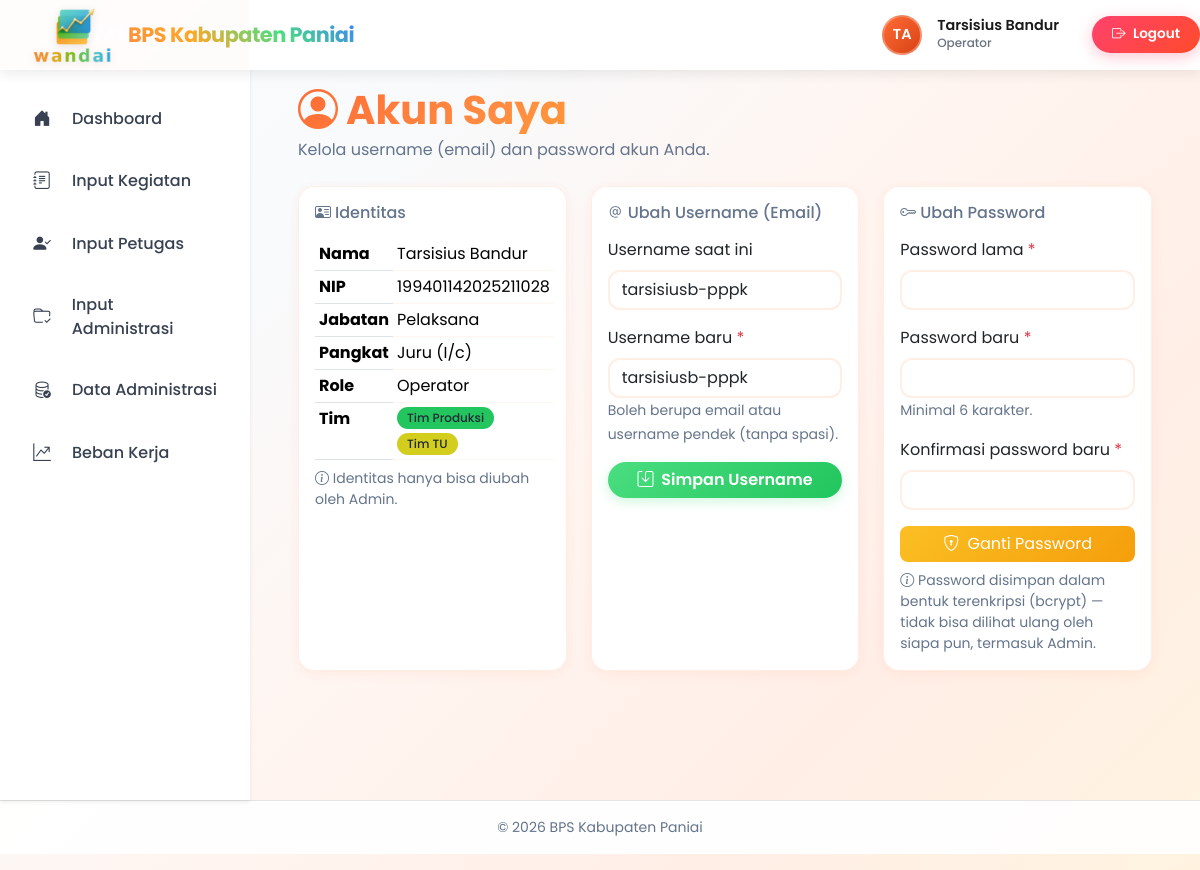
Screenshot of /index.php?controller=profile (signed in) with the database file from the repository.
### tables this page shows
CREATE TABLE `users` (
  `id` int(11) NOT NULL,
  `name` varchar(255) NOT NULL,
  `gelar_belakang` varchar(100) DEFAULT NULL,
  `gelar_depan` varchar(50) DEFAULT NULL,
  `nip` varchar(20) DEFAULT NULL,
  `jabatan` varchar(150) DEFAULT NULL,
  `golongan` varchar(20) DEFAULT NULL,
  `pangkat` varchar(100) DEFAULT NULL,
  `email` varchar(150) NOT NULL,
  `password` varchar(255) NOT NULL,
  `role_id` int(11) NOT NULL,
  `team_id` int(11) DEFAULT NULL,
  `created_at` timestamp NULL DEFAULT current_timestamp(),
  `updated_at` timestamp NULL DEFAULT current_timestamp() ON UPDATE current_timestamp()
);

CREATE TABLE `roles` (
  `id` int(11) NOT NULL,
  `name` varchar(100) NOT NULL,
  `created_at` timestamp NULL DEFAULT current_timestamp(),
  `updated_at` timestamp NULL DEFAULT current_timestamp() ON UPDATE current_timestamp()
);

CREATE TABLE `user_teams` (
  `id` int(11) NOT NULL,
  `user_id` int(11) NOT NULL,
  `team_id` int(11) NOT NULL,
  `is_primary` tinyint(1) DEFAULT 0 COMMENT '1 = tim utama, 0 = tim tambahan',
  `created_at` timestamp NULL DEFAULT current_timestamp(),
  `updated_at` timestamp NULL DEFAULT current_timestamp() ON UPDATE current_timestamp()
);

CREATE TABLE `teams` (
  `id` int(11) NOT NULL,
  `name` varchar(255) NOT NULL,
  `description` text DEFAULT NULL,
  `warna` varchar(7) DEFAULT '#6c757d',
  `created_at` timestamp NULL DEFAULT current_timestamp(),
  `updated_at` timestamp NULL DEFAULT current_timestamp() ON UPDATE current_timestamp()
);

### controllers/ProfileController.php (called while the page is built, shortened)
<?php
require_once 'models/User.php';
class ProfileController
{
    public function index()
    {
        $userModel = new User();
        $user = $userModel->getById($_SESSION['user']['id']);
        $userTeams = $userModel->getTeamsByUserId($_SESSION['user']['id']);
        include 'views/profile/index.php';
    }
}

### index.php (called while the page is built, shortened)
<?php
$action     = $_GET['action'] ?? 'index';
$obj = new $className();
$obj->$action();

### models/User.php (called while the page is built, shortened)
<?php
class User
{
    private $db;
    public function __construct()
    {
        require 'config/database.php';
        $this->db = $pdo;
    }
    public function getById($id)
    {
        $sql = "SELECT
                    u.*,
                    CONCAT(
                        IFNULL(CONCAT(u.gelar_depan, ' '), ''),
                        u.name,
                        IFNULL(CONCAT(', ', u.gelar_belakang), '')
                    ) AS nama_lengkap,
                    r.name AS role_name,
                    t.name AS team_name
                FROM users u
                LEFT JOIN roles r ON r.id = u.role_id
                LEFT JOIN teams t ON t.id = u.team_id
                WHERE u.id = ?";
        $stmt = $this->db->prepare($sql);
        $stmt->execute([$id]);
        return $stmt->fetch(PDO::FETCH_ASSOC);
    }
    public function getTeamsByUserId($userId)
    {
        $sql = "SELECT t.id, t.name, COALESCE(t.warna,'#6c757d') AS warna, ut.is_primary
                FROM user_teams ut
                JOIN teams t ON t.id = ut.team_id
                WHERE ut.user_id = ?
                ORDER BY ut.is_primary DESC, t.name ASC";
        $stmt = $this->db->prepare($sql);
        $stmt->execute([(int)$userId]);
        return $stmt->fetchAll(PDO::FETCH_ASSOC);
    }
}

### views/profile/index.php (the view, shortened to what this page needs)
<?php
include 'views/layouts/header.php';
include 'views/layouts/sidebar.php';
if (!function_exists('profileIsWarnaGelap')) {
    function profileIsWarnaGelap($hex) {
        $hex = ltrim((string)$hex, '#');
        $r = hexdec(substr($hex, 0, 2));
        $g = hexdec(substr($hex, 2, 2));
        $b = hexdec(substr($hex, 4, 2));
        return ((0.2126 * $r + 0.7152 * $g + 0.0722 * $b) / 255) < 0.6;
    }
}
?>
<div class="content-wrapper">
  <div class="container-fluid px-4">
    <h1 class="page-title fw-bold mb-1">
      <i class="bi bi-person-circle me-2"></i>Akun Saya
    </h1>
    <p class="text-muted mb-4">Kelola username (email) dan password akun Anda.</p>
    <div class="row g-4">
      <div class="col-lg-4">
        <div class="card h-100">
          <div class="card-body">
            <h6 class="text-muted mb-3"><i class="bi bi-person-vcard me-1"></i>Identitas</h6>
            <table class="table table-sm mb-0">
              <tr><th style="width:40%">Nama</th><td><?= htmlspecialchars($user['nama_lengkap'] ?? $user['name']) ?></td></tr>
              <tr><th>NIP</th><td><?= htmlspecialchars($user['nip'] ?? '-') ?></td></tr>
              <tr><th>Jabatan</th><td><?= htmlspecialchars($user['jabatan'] ?? '-') ?></td></tr>
              <tr><th>Pangkat</th><td><?= htmlspecialchars($user['pangkat'] ?? '-') ?> (<?= htmlspecialchars($user['golongan'] ?? '-') ?>)</td></tr>
              <tr><th>Role</th><td><?= htmlspecialchars($user['role_name'] ?? '-') ?></td></tr>
              <tr>
                <th>Tim</th>
                <td>
                  <?php if (!empty($userTeams)): ?>
                    <div class="d-flex flex-column gap-1">
                      <?php foreach ($userTeams as $tim): ?>
                        <?php
                          $warna = $tim['warna'] ?: '#6c757d';
                          $textColor = profileIsWarnaGelap($warna) ? '#ffffff' : '#1f2937';
                        ?>
                        <span class="badge align-self-start"
                              style="background:<?= htmlspecialchars($warna) ?>; color:<?= $textColor ?>;">
                          <?= htmlspecialchars($tim['name']) ?>
                        </span>
                      <?php endforeach; ?>
                    </div>
                  <?php else: ?>
                    <span class="text-muted">—</span>
                  <?php endif; ?>
                </td>
              </tr>
            </table>
            <small class="text-muted d-block mt-2">
              <i class="bi bi-info-circle"></i> Identitas hanya bisa diubah oleh Admin.
            </small>
          </div>
        </div>
      </div>
      <div class="col-lg-4">
        <div class="card h-100">
          <div class="card-body">
            <h6 class="text-muted mb-3"><i class="bi bi-at me-1"></i>Ubah Username (Email)</h6>
            <form method="POST" action="index.php?controller=profile&action=updateUsername">
              <div class="mb-3">
                <label class="form-label">Username saat ini</label>
                <input type="text" class="form-control" value="<?= htmlspecialchars($user['email']) ?>" disabled>
              </div>
              <div class="mb-3">
                <label class="form-label">Username baru <span class="text-danger">*</span></label>
                <input type="text" name="email" class="form-control" required
                       value="<?= htmlspecialchars($user['email']) ?>"
                       placeholder="contoh: nama@bps.go.id">
                <small class="text-muted">Boleh berupa email atau username pendek (tanpa spasi).</small>
              </div>
              <button type="submit" class="btn btn-primary w-100">
                <i class="bi bi-save me-1"></i> Simpan Username
              </button>
            </form>
          </div>
        </div>
      </div>
      <div class="col-lg-4">
        <div class="card h-100">
          <div class="card-body">
            <h6 class="text-muted mb-3"><i class="bi bi-key me-1"></i>Ubah Password</h6>
            <form method="POST" action="index.php?controller=profile&action=updatePassword">
              <div class="mb-3">
                <label class="form-label">Password lama <span class="text-danger">*</span></label>
                <input type="password" name="old_password" class="form-control" required>
              </div>
              <div class="mb-3">
                <label class="form-label">Password baru <span class="text-danger">*</span></label>
                <input type="password" name="new_password" class="form-control" required minlength="6">
                <small class="text-muted">Minimal 6 karakter.</small>
              </div>
              <div class="mb-3">
                <label class="form-label">Konfirmasi password baru <span class="text-danger">*</span></label>
                <input type="password" name="confirm_password" class="form-control" required minlength="6">
              </div>
              <button type="submit" class="btn btn-warning w-100">
                <i class="bi bi-shield-lock me-1"></i> Ganti Password
              </button>
              <small class="text-muted d-block mt-2">
                <i class="bi bi-info-circle"></i> Password disimpan dalam bentuk terenkripsi (bcrypt) — tidak bisa dilihat ulang oleh siapa pun, termasuk Admin.
              </small>
            </form>
          </div>
        </div>
      </div>
    </div>
  </div>
</div>
<?php include 'views/layouts/footer.php'; ?>

### views/layouts/header.php (style rules this page uses)
:root { --bs-body-font-family: 'Poppins', sans-serif; --bs-font-sans-serif: 'Poppins', sans-serif; --primary-color: #F3C623; --bg-soft: #FEF3E2; --accent-1: #FFB22C; --accent-2: #FA812F; --sidebar-width: 250px; --header-height: 70px; --dark-primary: #1a1a1a; --dark-secondary: #2d3748; --orange-gradient: linear-gradient(135deg, #ff6b35 0%, #d84315 100%); --terracotta-gradient: linear-gradient(135deg, #ff8a65 0%, #bf5f36 100%); --primary-gradient: linear-gradient(135deg, #ff6b35 0%, #ff8c42 25%, #ffa726 50%, #ff7043 75%, #d84315 100%); --secondary-gradient: linear-gradient(135deg, #ff8a65 0%, #bf5f36 100%); --tertiary-gradient: linear-gradient(135deg, #ffcc80 0%, #ff8c42 100%); --success-gradient: linear-gradient(135deg, #4ade80 0%, #22c55e 100%); --warning-gradient: linear-gradient(135deg, #fbbf24 0%, #f59e0b 100%); --danger-gradient: linear-gradient(135deg, #f87171 0%, #ef4444 100%); --glass-bg: rgba(255, 255, 255, 0.25); --glass-border: rgba(255, 255, 255, 0.18); --glass-white: rgba(255, 255, 255, 0.95); --glass-orange: rgba(255, 140, 66, 0.1); --soft-orange: #fff3e0; --light-orange: #ffcc80; --orange-500: #ff7043; --orange-600: #ff5722; }
* { will-change: auto; box-sizing: border-box; }
body { background: linear-gradient(135deg, #fafbfc 0%, #f8fafc 25%, #fff5f0 50%, #ffeee6 75%, #fff3e0 100%); font-family: var(--bs-body-font-family); min-height: 100vh; margin: 0; padding: 0; }
.content-wrapper { margin-left: var(--sidebar-width); padding: 1.5rem; min-height: calc(100vh - var(--header-height)); padding-top: 1rem; }
.container-fluid { width: 100%; padding-left: 0; padding-right: 0; }
.card, .filter-card, .filter-section { background: var(--glass-white) !important; border: 1px solid rgba(255, 140, 66, 0.12) !important; border-radius: 16px !important; box-shadow: 0 2px 12px rgba(255, 112, 67, 0.04) !important; }
h1, .page-title, .monitoring-title { background: var(--primary-gradient); -webkit-background-clip: text; -webkit-text-fill-color: transparent; background-clip: text; }
.btn-primary, .btn[style*="background-color: #28a745"], .btn-success, button.btn.btn-success, a.btn.btn-success { background: var(--success-gradient) !important; border: none !important; color: white !important; border-radius: 25px !important; font-weight: 600 !important; transition: all 0.2s ease !important; box-shadow: 0 4px 12px rgba(74, 222, 128, 0.25) !important; }
.btn-warning { background: var(--warning-gradient) !important; border: none !important; color: white !important; border-radius: 8px !important; transition: all 0.2s ease !important; }
.form-control, .form-select { border: 2px solid rgba(255, 140, 66, 0.15) !important; border-radius: 12px !important; background: var(--glass-white) !important; transition: all 0.2s ease !important; }
.table-responsive, .card-body { background: var(--glass-white) !important; border-radius: 16px !important; overflow: hidden !important; box-shadow: 0 4px 16px rgba(255, 112, 67, 0.04) !important; }
.table tbody td { background: var(--glass-white) !important; border-bottom: 1px solid rgba(255, 140, 66, 0.08) !important; border-left: none !important; border-right: none !important; }
.badge { border-radius: 16px !important; font-weight: 500 !important; padding: 5px 10px !important; }
.text-muted { color: #64748b !important; }
.dataTables_wrapper, .dataTables_wrapper .dataTables_filter input, .dataTables_wrapper .dataTables_length select, .dataTables_wrapper .dataTables_info, .dataTables_wrapper .dataTables_paginate, table, .table, .badge, .btn, .form-control, .form-select { font-family: 'Poppins', sans-serif !important; }
.btn, .form-control, .form-select, .page-link { transition: all 0.2s cubic-bezier(0.4, 0, 0.2, 1) !important; }

### rows the page displays
users: nip "199401142025211028", jabatan "Pelaksana", pangkat "Juru", golongan "I/c", role.name "Operator", email "tarsisiusb-pppk"
user_teams: team.name "Tim Produksi"
user_teams: team.name "Tim TU"

### other values shown
substr($name, 0, 2) "TA"
$name "Tarsisius Bandur"
$role "Operator"
$user['nama_lengkap'] "Tarsisius Bandur"
